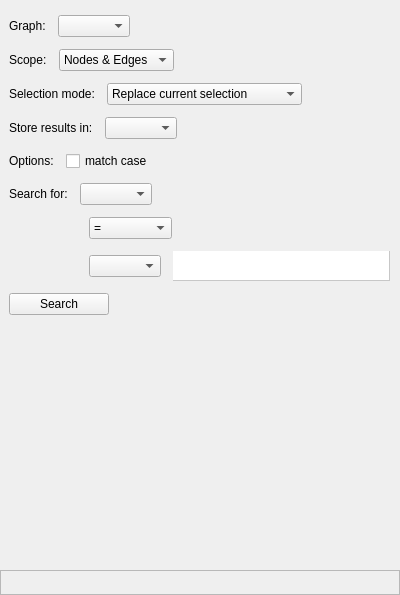
<?xml version="1.0" encoding="UTF-8"?>
<ui version="4.0">
 <class>SearchWidget</class>
 <widget class="QWidget" name="SearchWidget">
  <property name="geometry">
   <rect>
    <x>0</x>
    <y>0</y>
    <width>400</width>
    <height>595</height>
   </rect>
  </property>
  <property name="sizePolicy">
   <sizepolicy hsizetype="Preferred" vsizetype="Preferred">
    <horstretch>0</horstretch>
    <verstretch>0</verstretch>
   </sizepolicy>
  </property>
  <property name="acceptDrops">
   <bool>true</bool>
  </property>
  <layout class="QVBoxLayout" name="verticalLayout_2">
   <property name="spacing">
    <number>6</number>
   </property>
   <property name="leftMargin">
    <number>0</number>
   </property>
   <property name="topMargin">
    <number>0</number>
   </property>
   <property name="rightMargin">
    <number>0</number>
   </property>
   <property name="bottomMargin">
    <number>0</number>
   </property>
   <item>
    <widget class="tlp::HeaderFrame" name="headerFrame" native="true">
     <property name="expandable" stdset="0">
      <bool>false</bool>
     </property>
     <property name="title" stdset="0">
      <string>Search</string>
     </property>
    </widget>
   </item>
   <item>
    <widget class="QWidget" name="widget" native="true">
     <layout class="QVBoxLayout" name="verticalLayout">
      <property name="spacing">
       <number>12</number>
      </property>
      <item>
       <layout class="QHBoxLayout" name="horizontalLayout">
        <item>
         <widget class="QLabel" name="graphLabel">
          <property name="toolTip">
           <string>Choose the graph on which the search will be performed</string>
          </property>
          <property name="statusTip">
           <string>Choose the graph on which the search will be performed</string>
          </property>
          <property name="text">
           <string>Graph:</string>
          </property>
         </widget>
        </item>
        <item>
         <widget class="tlp::TreeViewComboBox" name="graphCombo">
          <property name="maximumSize">
           <size>
            <width>350</width>
            <height>16777215</height>
           </size>
          </property>
          <property name="toolTip">
           <string>Choose the graph on which the search will be performed</string>
          </property>
          <property name="statusTip">
           <string>Choose the graph on which the search will be performed</string>
          </property>
          <property name="sizeAdjustPolicy">
           <enum>QComboBox::AdjustToContents</enum>
          </property>
         </widget>
        </item>
        <item>
         <spacer name="horizontalSpacer_2">
          <property name="orientation">
           <enum>Qt::Horizontal</enum>
          </property>
          <property name="sizeHint" stdset="0">
           <size>
            <width>40</width>
            <height>20</height>
           </size>
          </property>
         </spacer>
        </item>
       </layout>
      </item>
      <item>
       <layout class="QHBoxLayout" name="horizontalLayout_2">
        <item>
         <widget class="QLabel" name="scopeLabel">
          <property name="sizePolicy">
           <sizepolicy hsizetype="Maximum" vsizetype="Preferred">
            <horstretch>0</horstretch>
            <verstretch>0</verstretch>
           </sizepolicy>
          </property>
          <property name="toolTip">
           <string>Choose the element type on which the search will be performed</string>
          </property>
          <property name="statusTip">
           <string>Choose the element type on which the search will be performed</string>
          </property>
          <property name="text">
           <string>Scope:</string>
          </property>
         </widget>
        </item>
        <item>
         <widget class="QComboBox" name="scopeCombo">
          <property name="maximumSize">
           <size>
            <width>350</width>
            <height>16777215</height>
           </size>
          </property>
          <property name="toolTip">
           <string>Choose the element type on which the search will be performed</string>
          </property>
          <property name="statusTip">
           <string>Choose the element type on which the search will be performed</string>
          </property>
          <property name="sizeAdjustPolicy">
           <enum>QComboBox::AdjustToContents</enum>
          </property>
          <item>
           <property name="text">
            <string>Nodes &amp; Edges</string>
           </property>
          </item>
          <item>
           <property name="text">
            <string>Nodes only</string>
           </property>
          </item>
          <item>
           <property name="text">
            <string>Edges only</string>
           </property>
          </item>
         </widget>
        </item>
        <item>
         <spacer name="horizontalSpacer_3">
          <property name="orientation">
           <enum>Qt::Horizontal</enum>
          </property>
          <property name="sizeHint" stdset="0">
           <size>
            <width>40</width>
            <height>20</height>
           </size>
          </property>
         </spacer>
        </item>
       </layout>
      </item>
      <item>
       <layout class="QHBoxLayout" name="horizontalLayout_3">
        <item>
         <widget class="QLabel" name="label">
          <property name="text">
           <string>Selection mode:</string>
          </property>
         </widget>
        </item>
        <item>
         <widget class="QComboBox" name="selectionModeCombo">
          <property name="maximumSize">
           <size>
            <width>350</width>
            <height>16777215</height>
           </size>
          </property>
          <property name="toolTip">
           <string>&lt;html&gt;&lt;head/&gt;&lt;body&gt;&lt;p&gt;Choose &amp;quot;Do not modify selection&amp;quot; to only count the number of nodes/edges found.&lt;/p&gt;&lt;/body&gt;&lt;/html&gt;</string>
          </property>
          <property name="sizeAdjustPolicy">
           <enum>QComboBox::AdjustToContents</enum>
          </property>
          <item>
           <property name="text">
            <string>Replace current selection</string>
           </property>
          </item>
          <item>
           <property name="text">
            <string>Add to current selection</string>
           </property>
          </item>
          <item>
           <property name="text">
            <string>Remove from current selection</string>
           </property>
          </item>
          <item>
           <property name="text">
            <string extracomment="ffsfdfdf">Do not modify selection</string>
           </property>
          </item>
         </widget>
        </item>
        <item>
         <spacer name="horizontalSpacer_4">
          <property name="orientation">
           <enum>Qt::Horizontal</enum>
          </property>
          <property name="sizeHint" stdset="0">
           <size>
            <width>40</width>
            <height>20</height>
           </size>
          </property>
         </spacer>
        </item>
       </layout>
      </item>
      <item>
       <layout class="QHBoxLayout" name="horizontalLayout_5">
        <item>
         <widget class="QLabel" name="resultsStorageLabel">
          <property name="sizePolicy">
           <sizepolicy hsizetype="Maximum" vsizetype="Preferred">
            <horstretch>0</horstretch>
            <verstretch>0</verstretch>
           </sizepolicy>
          </property>
          <property name="toolTip">
           <string>Choose graph property into which the found elements will be added</string>
          </property>
          <property name="statusTip">
           <string>Choose graph property into which the found elements will be added</string>
          </property>
          <property name="text">
           <string>Store results in:</string>
          </property>
         </widget>
        </item>
        <item>
         <widget class="QComboBox" name="resultsStorageCombo">
          <property name="maximumSize">
           <size>
            <width>350</width>
            <height>16777215</height>
           </size>
          </property>
          <property name="toolTip">
           <string>Choose the graph property into which the found elements will be added</string>
          </property>
          <property name="statusTip">
           <string>Choose the graph property into which the found elements will be added</string>
          </property>
          <property name="sizeAdjustPolicy">
           <enum>QComboBox::AdjustToContents</enum>
          </property>
         </widget>
        </item>
        <item>
         <spacer name="horizontalSpacer_5">
          <property name="orientation">
           <enum>Qt::Horizontal</enum>
          </property>
          <property name="sizeHint" stdset="0">
           <size>
            <width>40</width>
            <height>20</height>
           </size>
          </property>
         </spacer>
        </item>
       </layout>
      </item>
      <item>
       <layout class="QHBoxLayout" name="horizontalLayout_6">
        <item>
         <widget class="QLabel" name="label_2">
          <property name="text">
           <string>Options:</string>
          </property>
         </widget>
        </item>
        <item>
         <widget class="QCheckBox" name="caseSensitivityCheck">
          <property name="toolTip">
           <string>Indicate if strings comparison will be case sensitive</string>
          </property>
          <property name="statusTip">
           <string>Indicate if strings comparison will be case sensitive</string>
          </property>
          <property name="text">
           <string>match case</string>
          </property>
         </widget>
        </item>
        <item>
         <spacer name="horizontalSpacer_6">
          <property name="orientation">
           <enum>Qt::Horizontal</enum>
          </property>
          <property name="sizeHint" stdset="0">
           <size>
            <width>40</width>
            <height>20</height>
           </size>
          </property>
         </spacer>
        </item>
       </layout>
      </item>
      <item>
       <layout class="QHBoxLayout" name="horizontalLayout_4">
        <item>
         <widget class="QLabel" name="searchTermsLabel">
          <property name="sizePolicy">
           <sizepolicy hsizetype="Maximum" vsizetype="Preferred">
            <horstretch>0</horstretch>
            <verstretch>0</verstretch>
           </sizepolicy>
          </property>
          <property name="text">
           <string>Search for:</string>
          </property>
         </widget>
        </item>
        <item>
         <widget class="QComboBox" name="searchTermACombo">
          <property name="sizePolicy">
           <sizepolicy hsizetype="Maximum" vsizetype="Fixed">
            <horstretch>0</horstretch>
            <verstretch>0</verstretch>
           </sizepolicy>
          </property>
          <property name="maximumSize">
           <size>
            <width>350</width>
            <height>16777215</height>
           </size>
          </property>
          <property name="toolTip">
           <string>Choose the property for which the search will performed</string>
          </property>
          <property name="statusTip">
           <string>Choose the property for which the search will performed</string>
          </property>
         </widget>
        </item>
        <item>
         <spacer name="horizontalSpacer">
          <property name="orientation">
           <enum>Qt::Horizontal</enum>
          </property>
          <property name="sizeHint" stdset="0">
           <size>
            <width>40</width>
            <height>20</height>
           </size>
          </property>
         </spacer>
        </item>
       </layout>
      </item>
      <item>
       <layout class="QHBoxLayout" name="horizontalLayout_7">
        <item>
         <spacer name="horizontalSpacer_8">
          <property name="orientation">
           <enum>Qt::Horizontal</enum>
          </property>
          <property name="sizeType">
           <enum>QSizePolicy::Fixed</enum>
          </property>
          <property name="sizeHint" stdset="0">
           <size>
            <width>80</width>
            <height>20</height>
           </size>
          </property>
         </spacer>
        </item>
        <item>
         <widget class="QComboBox" name="operatorCombo">
          <property name="sizePolicy">
           <sizepolicy hsizetype="Maximum" vsizetype="Fixed">
            <horstretch>0</horstretch>
            <verstretch>0</verstretch>
           </sizepolicy>
          </property>
          <property name="maximumSize">
           <size>
            <width>350</width>
            <height>16777215</height>
           </size>
          </property>
          <property name="toolTip">
           <string>Choose the comparison operator of the search</string>
          </property>
          <property name="statusTip">
           <string>Choose the comparison operator of the search</string>
          </property>
          <item>
           <property name="text">
            <string>=</string>
           </property>
          </item>
          <item>
           <property name="text">
            <string>≠</string>
           </property>
          </item>
          <item>
           <property name="text">
            <string>&gt;</string>
           </property>
          </item>
          <item>
           <property name="text">
            <string>≥</string>
           </property>
          </item>
          <item>
           <property name="text">
            <string>&lt;</string>
           </property>
          </item>
          <item>
           <property name="text">
            <string>≤</string>
           </property>
          </item>
          <item>
           <property name="text">
            <string>starts with</string>
           </property>
          </item>
          <item>
           <property name="text">
            <string>ends with</string>
           </property>
          </item>
          <item>
           <property name="text">
            <string>contains</string>
           </property>
          </item>
          <item>
           <property name="text">
            <string>matches</string>
           </property>
          </item>
         </widget>
        </item>
        <item>
         <spacer name="horizontalSpacer_9">
          <property name="orientation">
           <enum>Qt::Horizontal</enum>
          </property>
          <property name="sizeHint" stdset="0">
           <size>
            <width>40</width>
            <height>20</height>
           </size>
          </property>
         </spacer>
        </item>
       </layout>
      </item>
      <item>
       <layout class="QHBoxLayout" name="horizontalLayout_9">
        <item>
         <spacer name="horizontalSpacer_10">
          <property name="orientation">
           <enum>Qt::Horizontal</enum>
          </property>
          <property name="sizeType">
           <enum>QSizePolicy::Fixed</enum>
          </property>
          <property name="sizeHint" stdset="0">
           <size>
            <width>80</width>
            <height>20</height>
           </size>
          </property>
         </spacer>
        </item>
        <item>
         <widget class="QComboBox" name="searchTermBCombo">
          <property name="sizePolicy">
           <sizepolicy hsizetype="Maximum" vsizetype="Fixed">
            <horstretch>0</horstretch>
            <verstretch>0</verstretch>
           </sizepolicy>
          </property>
          <property name="maximumSize">
           <size>
            <width>350</width>
            <height>16777215</height>
           </size>
          </property>
          <property name="toolTip">
           <string>Choose the value involved in the search comparison</string>
          </property>
          <property name="statusTip">
           <string>Choose the value involved in the search comparison</string>
          </property>
         </widget>
        </item>
        <item>
         <widget class="QTableWidget" name="tableWidget">
          <property name="sizePolicy">
           <sizepolicy hsizetype="Expanding" vsizetype="Fixed">
            <horstretch>0</horstretch>
            <verstretch>0</verstretch>
           </sizepolicy>
          </property>
          <property name="maximumSize">
           <size>
            <width>16777215</width>
            <height>30</height>
           </size>
          </property>
          <property name="frameShape">
           <enum>QFrame::NoFrame</enum>
          </property>
          <property name="frameShadow">
           <enum>QFrame::Plain</enum>
          </property>
          <property name="lineWidth">
           <number>1</number>
          </property>
          <property name="midLineWidth">
           <number>1</number>
          </property>
          <property name="showGrid">
           <bool>true</bool>
          </property>
          <property name="cornerButtonEnabled">
           <bool>false</bool>
          </property>
          <attribute name="horizontalHeaderVisible">
           <bool>false</bool>
          </attribute>
          <attribute name="horizontalHeaderStretchLastSection">
           <bool>true</bool>
          </attribute>
          <attribute name="verticalHeaderVisible">
           <bool>false</bool>
          </attribute>
          <row>
           <property name="text">
            <string/>
           </property>
          </row>
          <column>
           <property name="text">
            <string/>
           </property>
          </column>
          <item row="0" column="0">
           <property name="text">
            <string/>
           </property>
          </item>
         </widget>
        </item>
        <item>
         <spacer name="horizontalSpacer_11">
          <property name="orientation">
           <enum>Qt::Horizontal</enum>
          </property>
          <property name="sizeHint" stdset="0">
           <size>
            <width>40</width>
            <height>20</height>
           </size>
          </property>
         </spacer>
        </item>
       </layout>
      </item>
      <item>
       <layout class="QHBoxLayout" name="horizontalLayout_8">
        <item>
         <widget class="QPushButton" name="searchButton">
          <property name="minimumSize">
           <size>
            <width>100</width>
            <height>0</height>
           </size>
          </property>
          <property name="toolTip">
           <string>Execute the search</string>
          </property>
          <property name="statusTip">
           <string>Execute the search</string>
          </property>
          <property name="text">
           <string>Search</string>
          </property>
          <property name="shortcut">
           <string>Return</string>
          </property>
         </widget>
        </item>
        <item>
         <widget class="QLabel" name="resultsCountLabel">
          <property name="text">
           <string/>
          </property>
         </widget>
        </item>
        <item>
         <spacer name="horizontalSpacer_7">
          <property name="orientation">
           <enum>Qt::Horizontal</enum>
          </property>
          <property name="sizeHint" stdset="0">
           <size>
            <width>40</width>
            <height>20</height>
           </size>
          </property>
         </spacer>
        </item>
       </layout>
      </item>
      <item>
       <spacer name="verticalSpacer">
        <property name="orientation">
         <enum>Qt::Vertical</enum>
        </property>
        <property name="sizeHint" stdset="0">
         <size>
          <width>20</width>
          <height>167</height>
         </size>
        </property>
       </spacer>
      </item>
     </layout>
    </widget>
   </item>
   <item>
    <widget class="QFrame" name="frame">
     <property name="minimumSize">
      <size>
       <width>0</width>
       <height>25</height>
      </size>
     </property>
     <property name="maximumSize">
      <size>
       <width>16777215</width>
       <height>25</height>
      </size>
     </property>
     <property name="frameShape">
      <enum>QFrame::StyledPanel</enum>
     </property>
     <property name="frameShadow">
      <enum>QFrame::Raised</enum>
     </property>
     <property name="bottomFrame" stdset="0">
      <bool>true</bool>
     </property>
    </widget>
   </item>
  </layout>
 </widget>
 <customwidgets>
  <customwidget>
   <class>tlp::HeaderFrame</class>
   <extends>QWidget</extends>
   <header location="global">talipot/HeaderFrame.h</header>
   <container>1</container>
  </customwidget>
  <customwidget>
   <class>tlp::TreeViewComboBox</class>
   <extends>QComboBox</extends>
   <header>talipot/TreeViewComboBox.h</header>
   <container>1</container>
  </customwidget>
 </customwidgets>
 <resources/>
 <connections>
  <connection>
   <sender>searchTermACombo</sender>
   <signal>currentIndexChanged(int)</signal>
   <receiver>SearchWidget</receiver>
   <slot>termAChanged()</slot>
   <hints>
    <hint type="sourcelabel">
     <x>121</x>
     <y>119</y>
    </hint>
    <hint type="destinationlabel">
     <x>323</x>
     <y>94</y>
    </hint>
   </hints>
  </connection>
  <connection>
   <sender>searchTermBCombo</sender>
   <signal>currentIndexChanged(int)</signal>
   <receiver>SearchWidget</receiver>
   <slot>termBChanged()</slot>
   <hints>
    <hint type="sourcelabel">
     <x>356</x>
     <y>119</y>
    </hint>
    <hint type="destinationlabel">
     <x>323</x>
     <y>94</y>
    </hint>
   </hints>
  </connection>
  <connection>
   <sender>searchButton</sender>
   <signal>clicked()</signal>
   <receiver>SearchWidget</receiver>
   <slot>search()</slot>
   <hints>
    <hint type="sourcelabel">
     <x>55</x>
     <y>166</y>
    </hint>
    <hint type="destinationlabel">
     <x>323</x>
     <y>94</y>
    </hint>
   </hints>
  </connection>
 </connections>
 <slots>
  <slot>graphIndexChanged(int)</slot>
  <slot>termAChanged()</slot>
  <slot>termBChanged()</slot>
  <slot>search()</slot>
 </slots>
</ui>
